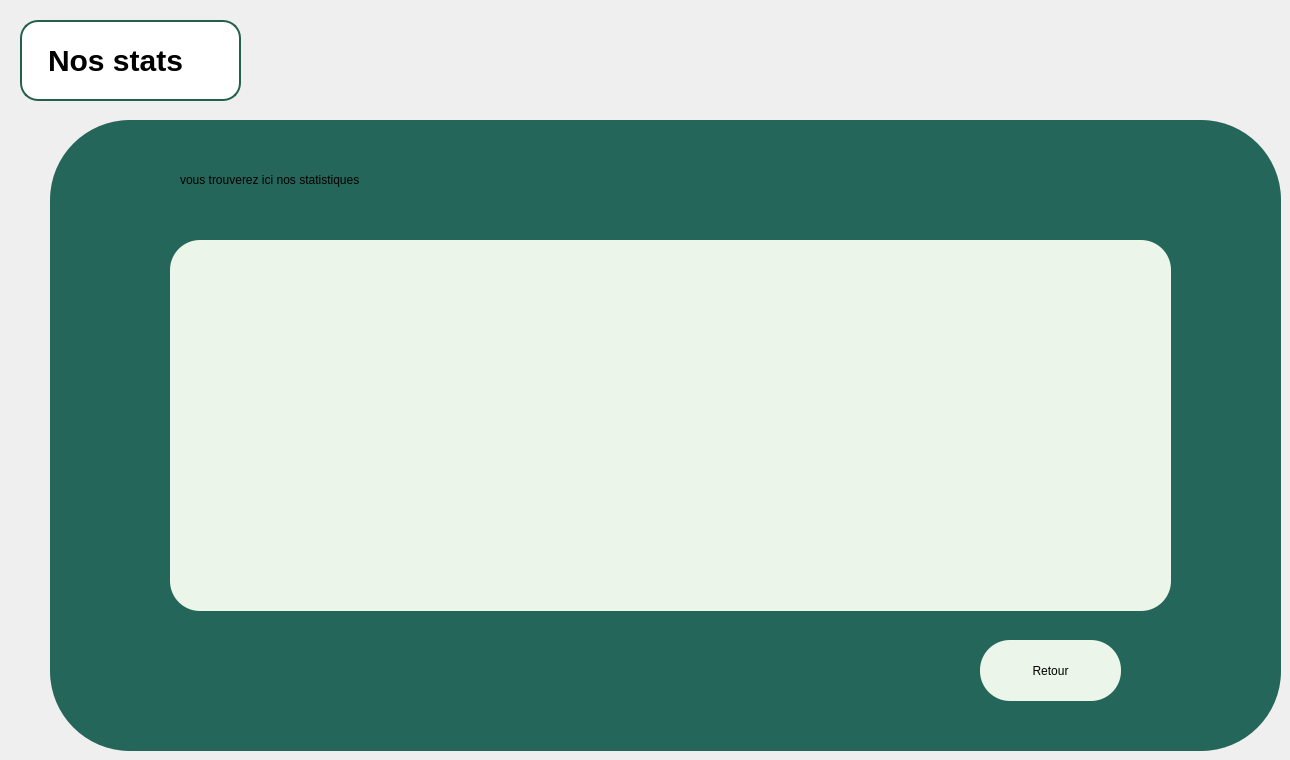
      <widget class="QWidget" name="clpagestat">
       <widget class="QFrame" name="clframestat">
        <property name="geometry">
         <rect>
          <x>50</x>
          <y>120</y>
          <width>1231</width>
          <height>631</height>
         </rect>
        </property>
        <property name="styleSheet">
         <string notr="true">QWidget{
background-color:#ECF5E9;
border-radius:30px;
}
QFrame{
background-color: #25665A;
border-radius:80px;
}</string>
        </property>
        <property name="frameShape">
         <enum>QFrame::Shape::StyledPanel</enum>
        </property>
        <property name="frameShadow">
         <enum>QFrame::Shadow::Raised</enum>
        </property>
        <widget class="QPushButton" name="clretour1">
         <property name="geometry">
          <rect>
           <x>930</x>
           <y>520</y>
           <width>141</width>
           <height>61</height>
          </rect>
         </property>
         <property name="styleSheet">
          <string notr="true">QPushButton {
    background-color: white;          /* fond blanc */
    color: #000000;                   /* texte noir */
    border: 2px solid #245F4E;        /* bordure vert foncé */
    border-radius: 18px;              /* forme pilule */
    padding: 8px 18px;
    font-size: 20px;
    font-weight: bold;
}

QPushButton:hover {
    background-color: #F2F7F5;        /* très léger gris/ve*
}</string>
         </property>
         <property name="text">
          <string>Retour</string>
         </property>
        </widget>
        <widget class="QLabel" name="cllabel2">
         <property name="geometry">
          <rect>
           <x>130</x>
           <y>50</y>
           <width>321</width>
           <height>20</height>
          </rect>
         </property>
         <property name="text">
          <string>vous trouverez ici nos statistiques</string>
         </property>
        </widget>
        <widget class="QWidget" name="verticalLayoutWidget">
         <property name="geometry">
          <rect>
           <x>120</x>
           <y>120</y>
           <width>1001</width>
           <height>371</height>
          </rect>
         </property>
         <layout class="QVBoxLayout" name="verticalLayout_stat"/>
        </widget>
       </widget>
       <widget class="QLabel" name="clstatlabel1">
        <property name="geometry">
         <rect>
          <x>20</x>
          <y>20</y>
          <width>221</width>
          <height>81</height>
         </rect>
        </property>
        <property name="styleSheet">
         <string notr="true">QLabel {
    background-color: white;          /* fond blanc */
    color: #000000;                   /* texte noir */
    border: 2px solid #245F4E;        /* bordure vert foncé */
    border-radius: 18px;              /* forme pilule */
    padding: 8px 18px;
    font-size:30px;
    font-weight: bold;
}



</string>
        </property>
        <property name="text">
         <string>Nos stats</string>
        </property>
       </widget>
      </widget>
